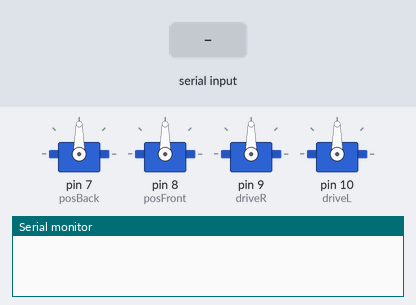
This sketch was run on a simulated Arduino Uno, built with avr-gcc and run on an emulated ATmega328P. On the bench: 4 × servo, the last lines printed to the serial monitor. Inputs (shaded band) come from the test bench.

Above: at 1.2 s.
1.3 s: "r90\n" received over Serial
At 2.8 s:
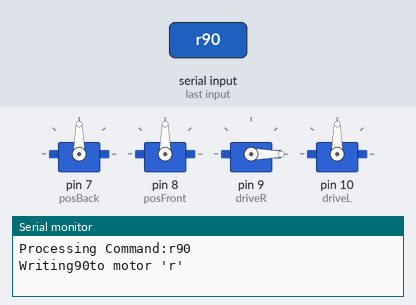
3.8 s: "l90\n" received over Serial
At 5.9 s:
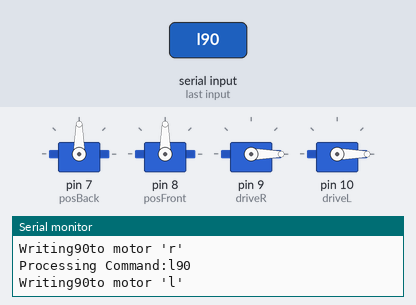
Timing chart, 0 to 7.4 s (numbered marks = the images above; inputs shaded):
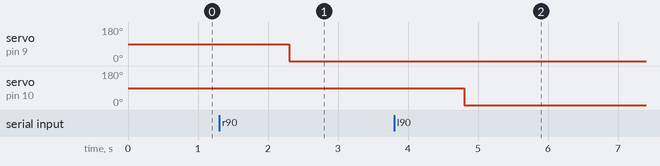

Measured:
- after the input at 1.3 s, servo on pin 9 (driveR): 90° → 0° after 1.0 s
- after the input at 3.8 s, servo on pin 10 (driveL): 90° → 0° after 1.0 s

The sketch:

minidora.ino
```cpp
#include <Servo.h>
  Servo posBack;
  Servo posFront;
  Servo driveR;
  Servo driveL;
  String SerialInput="";
  String Svalue;
  int value;
void setup()
{
  Serial.begin(9600);
  posBack.attach(7);// 1 dot
  posFront.attach(8);// 4 dot
  driveR.attach(9);// 2 dots
  driveL.attach(10);// 3 dots
}

/*
MiniDora EVX 2 (EVX 3014)
NOTE: Longer treads are the front treads; Shorter treads are the back treads.

driveR: Calibs for right side drive motors through the ESC.
FullSpeedForward:0-1349; x-y (x >> 10000)
Forward:1350(high speed)-1484 (lowest speed)
Braking:1485-1555
1556-1557: Not reliable
Reverse:1558(lowest speed)-1900 (highest speed)
FullSpeedReverse:1900-x

driveL: Calibs for left side drive motors through the ESC.
FullSpeedForward:1930-z
Forward:1572(slowest)-1930 (fastest)
Braking:1475-1570
1571-1572:Not reliable
Reverse:1474 (slowest)- 1320(fastest)
FullSpeedReverse:-1474
*/
void loop()
{

   if(Serial.available())
                              {
                               for(int i=1;i<=3;i++)
                               {
                                   SerialInput = Serial.readStringUntil(' ');
                                if(SerialInput!="")
                                {
                                  Serial.print("Processing Command:");Serial.print(SerialInput);Serial.println();
                                  char motor=SerialInput.charAt(0);
                                 // Serial.print("LED=");Serial.print(LED);Serial.println();
                                  for(int j=1;SerialInput.charAt(j)!='\0';j++)
                                   Svalue+=SerialInput.charAt(j);
                                  // Serial.print("Svalue=");Serial.print(Svalue);Serial.println();
                                   value=Svalue.toInt();//In case the value input is not in the range of 0-255, the input value is converted
                                  // into integer with truncation and written to the Pin(s).
                                  // Serial.print("value=");Serial.print(value);Serial.println();
                                   switch(motor)
                                       {
                                         case 'r': {Serial.print("Writing");Serial.print(value);Serial.print("to motor 'r' ");Serial.println();driveR.writeMicroseconds(value);break;}
                                         case 'l': {Serial.print("Writing");Serial.print(value);Serial.print("to motor 'l' ");Serial.println();driveL.writeMicroseconds(value);break;}
                                         //case 'b': {BlueValue=value;break;}
                                        default: {Serial.print("Wrong Command. Please check your input");Serial.println();break;}
                                       }
                                 }
                                 Svalue="";
                                }

                                SerialInput="";
                              }


}
```
